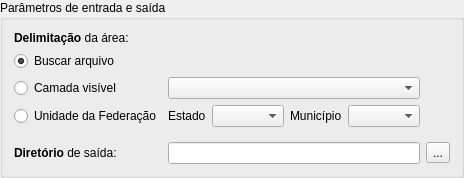
        <widget class="QgsCollapsibleGroupBox" name="mGroupBox_3">
         <property name="title">
          <string>Parâmetros de entrada e saída</string>
         </property>
         <property name="collapsed">
          <bool>false</bool>
         </property>
         <property name="saveCollapsedState">
          <bool>true</bool>
         </property>
         <property name="saveCheckedState">
          <bool>true</bool>
         </property>
         <layout class="QGridLayout" name="gridLayout_4">
          <item row="0" column="0">
           <widget class="QLabel" name="label_3">
            <property name="text">
             <string>&lt;html&gt;&lt;head/&gt;&lt;body&gt;&lt;p&gt;&lt;span style=&quot; font-weight:600;&quot;&gt;Delimitação&lt;/span&gt; da área:&lt;/p&gt;&lt;/body&gt;&lt;/html&gt;</string>
            </property>
           </widget>
          </item>
          <item row="6" column="6">
           <widget class="QToolButton" name="toolButton_2">
            <property name="sizePolicy">
             <sizepolicy hsizetype="Maximum" vsizetype="Fixed">
              <horstretch>0</horstretch>
              <verstretch>0</verstretch>
             </sizepolicy>
            </property>
            <property name="text">
             <string>...</string>
            </property>
           </widget>
          </item>
          <item row="3" column="4" colspan="2">
           <widget class="QComboBox" name="comboBox_3">
            <property name="sizePolicy">
             <sizepolicy hsizetype="MinimumExpanding" vsizetype="Fixed">
              <horstretch>0</horstretch>
              <verstretch>0</verstretch>
             </sizepolicy>
            </property>
            <property name="currentIndex">
             <number>-1</number>
            </property>
           </widget>
          </item>
          <item row="3" column="0">
           <widget class="QRadioButton" name="radioButton_3">
            <property name="sizePolicy">
             <sizepolicy hsizetype="Maximum" vsizetype="Fixed">
              <horstretch>0</horstretch>
              <verstretch>0</verstretch>
             </sizepolicy>
            </property>
            <property name="text">
             <string>Unidade da Federação</string>
            </property>
           </widget>
          </item>
          <item row="2" column="1" colspan="5">
           <widget class="QgsMapLayerComboBox" name="qgsMapLayerComboBox">
            <property name="enabled">
             <bool>true</bool>
            </property>
            <property name="contextMenuPolicy">
             <enum>Qt::ActionsContextMenu</enum>
            </property>
            <property name="insertPolicy">
             <enum>QComboBox::InsertAtTop</enum>
            </property>
           </widget>
          </item>
          <item row="2" column="0">
           <widget class="QRadioButton" name="radioButton_2">
            <property name="sizePolicy">
             <sizepolicy hsizetype="Maximum" vsizetype="Fixed">
              <horstretch>0</horstretch>
              <verstretch>0</verstretch>
             </sizepolicy>
            </property>
            <property name="text">
             <string>Camada visível</string>
            </property>
           </widget>
          </item>
          <item row="1" column="1" colspan="6">
           <widget class="QgsFileWidget" name="qgsFileWidget">
            <property name="enabled">
             <bool>true</bool>
            </property>
            <property name="autoFillBackground">
             <bool>false</bool>
            </property>
            <property name="styleSheet">
             <string notr="true"/>
            </property>
            <property name="inputMethodHints">
             <set>Qt::ImhNone</set>
            </property>
            <property name="fileWidgetButtonVisible">
             <bool>true</bool>
            </property>
            <property name="useLink">
             <bool>false</bool>
            </property>
            <property name="fullUrl">
             <bool>false</bool>
            </property>
            <property name="filter">
             <string/>
            </property>
           </widget>
          </item>
          <item row="6" column="1" colspan="5">
           <widget class="QLineEdit" name="lineEdit">
            <property name="sizePolicy">
             <sizepolicy hsizetype="MinimumExpanding" vsizetype="Fixed">
              <horstretch>0</horstretch>
              <verstretch>0</verstretch>
             </sizepolicy>
            </property>
            <property name="text">
             <string/>
            </property>
           </widget>
          </item>
          <item row="1" column="0">
           <widget class="QRadioButton" name="radioButton">
            <property name="sizePolicy">
             <sizepolicy hsizetype="Maximum" vsizetype="Fixed">
              <horstretch>0</horstretch>
              <verstretch>0</verstretch>
             </sizepolicy>
            </property>
            <property name="text">
             <string>Buscar arquivo </string>
            </property>
            <property name="checkable">
             <bool>true</bool>
            </property>
            <property name="checked">
             <bool>true</bool>
            </property>
           </widget>
          </item>
          <item row="3" column="1">
           <widget class="QLabel" name="label_7">
            <property name="sizePolicy">
             <sizepolicy hsizetype="Maximum" vsizetype="Preferred">
              <horstretch>0</horstretch>
              <verstretch>0</verstretch>
             </sizepolicy>
            </property>
            <property name="text">
             <string>Estado</string>
            </property>
           </widget>
          </item>
          <item row="5" column="1">
           <spacer name="verticalSpacer">
            <property name="orientation">
             <enum>Qt::Vertical</enum>
            </property>
            <property name="sizeType">
             <enum>QSizePolicy::Fixed</enum>
            </property>
            <property name="sizeHint" stdset="0">
             <size>
              <width>20</width>
              <height>9</height>
             </size>
            </property>
           </spacer>
          </item>
          <item row="3" column="3">
           <widget class="QLabel" name="label_8">
            <property name="sizePolicy">
             <sizepolicy hsizetype="Maximum" vsizetype="Preferred">
              <horstretch>0</horstretch>
              <verstretch>0</verstretch>
             </sizepolicy>
            </property>
            <property name="text">
             <string>Município</string>
            </property>
           </widget>
          </item>
          <item row="6" column="0">
           <widget class="QLabel" name="label_57">
            <property name="styleSheet">
             <string notr="true">font: 8pt &quot;MS Shell Dlg 2&quot;;</string>
            </property>
            <property name="text">
             <string>&lt;html&gt;&lt;head/&gt;&lt;body&gt;&lt;p&gt;&lt;span style=&quot; font-weight:600;&quot;&gt;Diretório&lt;/span&gt; de saída:&lt;/p&gt;&lt;/body&gt;&lt;/html&gt;</string>
            </property>
            <property name="buddy">
             <cstring>lineEdit</cstring>
            </property>
           </widget>
          </item>
          <item row="3" column="2">
           <widget class="QComboBox" name="comboBox_2">
            <property name="sizePolicy">
             <sizepolicy hsizetype="Fixed" vsizetype="Fixed">
              <horstretch>0</horstretch>
              <verstretch>0</verstretch>
             </sizepolicy>
            </property>
            <property name="currentIndex">
             <number>-1</number>
            </property>
           </widget>
          </item>
         </layout>
        </widget>
